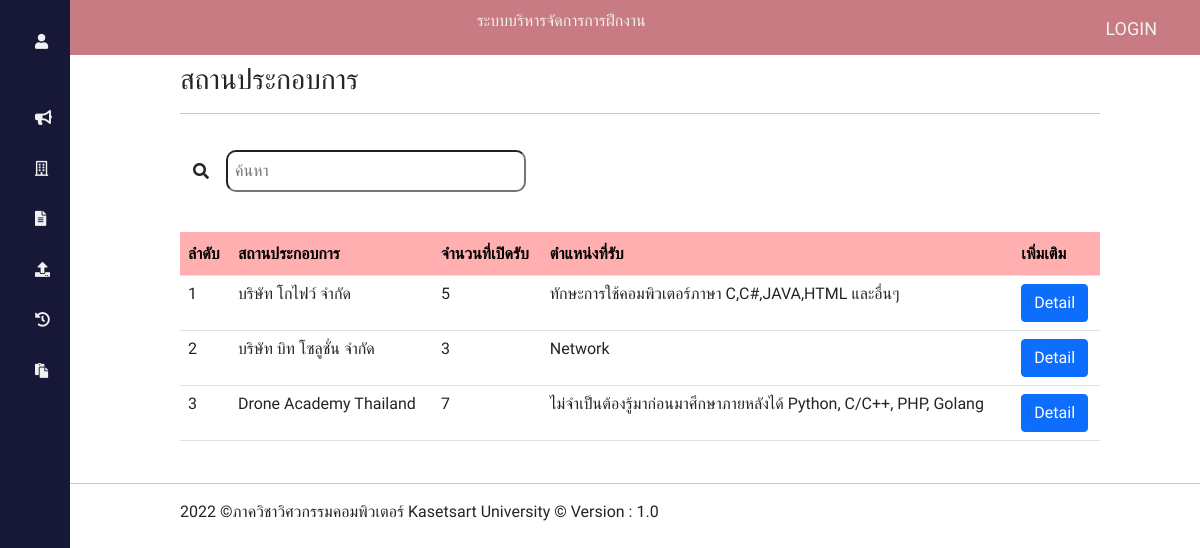
The page /?controller=company&action=index on the database its author committed.
### tables this page shows
CREATE TABLE `company` (
  `ID` int(3) NOT NULL,
  `name` varchar(30) NOT NULL,
  `address` varchar(100) NOT NULL,
  `type` varchar(30) NOT NULL,
  `phoneNumber` varchar(10) NOT NULL,
  `faxNumber` varchar(10) NOT NULL,
  `department` enum('มี','ไม่มี') NOT NULL,
  `payPerDay` int(3) DEFAULT 0,
  `agentName` varchar(50) NOT NULL,
  `agentPosition` varchar(50) NOT NULL,
  `HR_Name` varchar(50) NOT NULL,
  `HR_Position` varchar(50) NOT NULL,
  `HR_PhoneNamber` varchar(10) NOT NULL,
  `requestPosition` varchar(100) NOT NULL,
  `jobDescription` varchar(200) NOT NULL,
  `amountPerson` int(2) NOT NULL,
  `requiredSkill` varchar(200) NOT NULL,
  `startDate` date NOT NULL,
  `endDate` date NOT NULL
);

### controllers/company_controller.php (called while the page is built, shortened)
<?php
     class CompanyController{
        public function index(){
            $company_list=Company::getAll();
            require_once("./view/company/index_company.php");
        }
    }
?>

### index.php (called while the page is built, shortened)
<?php  require_once("routes.php") ?>

### models/companyModel.php (called while the page is built, shortened)
<?php
    class Company{
        public function __construct(
            $id,
            $name,
            $address,
            $type,
            $phoneNumber,
            $faxNumber,
            $department,
            $payPerDay,
            $agentName,
            $agentPosition,
            $HR_Name,
            $HR_Position,
            $HR_PhoneNamber,
            $requestPosition,
            $jobDescription,
            $amountPerson,
            $requiredSkill,
            $startDate,
            $endDate)
            {
            $this->id=$id;
            $this->name=$name;
            $this->amountPerson=$amountPerson;
            $this->requiredSkill=$requiredSkill;
        }
        public static function getAll(){
            $companyList=[];
            require("connection_connect.php");
            $sql="SELECT * FROM company";
            $result=$conn->query($sql);
            while($my_row = $result->fetch_assoc()){
                $id=$my_row["ID"];
                $name=$my_row["name"];
                $address=$my_row["address"];
                $type=$my_row["type"];
                $phoneNumber=$my_row["phoneNumber"];
                $faxNumber=$my_row["faxNumber"];
                $department=$my_row["department"];
                $payPerDay=$my_row["payPerDay"];
                $agentName=$my_row["agentName"];
                $agentPosition=$my_row["agentPosition"];
                $HR_Name=$my_row["HR_Name"];
                $HR_Position=$my_row["HR_Position"];
                $HR_PhoneNamber=$my_row["HR_PhoneNamber"];
                $requestPosition=$my_row["requestPosition"];
                $jobDescription=$my_row["jobDescription"];
                $amountPerson=$my_row["amountPerson"];
                $requiredSkill=$my_row["requiredSkill"];
                $startDate=$my_row["startDate"];
                $endDate=$my_row["endDate"];
                $companyList[]=new Company($id,$name,$address,$type,$phoneNumber,$faxNumber,$department,$payPerDay,$agentName,$agentPosition,$HR_Name,$HR_Position,$HR_PhoneNamber,
                $requestPosition,$jobDescription,$amountPerson,$requiredSkill,$startDate,$endDate);
            }
            return $companyList;
        }
    }
?>

### view/company/index_company.php (the view, shortened to what this page needs)
<?php require_once("menuTop.php") ?>
<body>
  <div>
    <h3>สถานประกอบการ</h3>
    <hr style="width:100%;text-align:left;margin-left:0;">
    <div class="search-box">
      <div>
        <div class="search">
          <button class="btn" type="submit" name="action" value=""><i class="fas fa-search"></i></button>
          <input type="text" name="key" placeholder="ค้นหา" />
        </div>
      </div>
    </div>
    <table class="table" id="table-header">
      <tr>
        <th>ลำดับ</th>
        <th>สถานประกอบการ</th>
        <th>จำนวนที่เปิดรับ</th>
        <th>ตำแหน่งที่รับ</th>
        <th>เพิ่มเติม</th>
      </tr>
      <?php
      foreach ($company_list as $key =>$company) {
        $key++;
        echo "<tr>
            <td>$key</td>
            <td>$company->name</td>
            <td>$company->amountPerson</td>
            <td>$company->requiredSkill</td>"; ?>
        <td><a class="btn btn-primary" href='?controller=company&action=viewCompany&<?php echo "ID=$company->id"; ?>'>Detail</a></td>
      <?php
        echo "</tr>";
      }
      ?>
    </table>
  </div>
</body>
<?php require_once("menuDown.php") ?>

### menuTop.php (style rules this page uses)
body { font-family:'Prompt', sans-serif; margin:0; background-color: rgb(240, 240, 240); }

### view/company/index_company.php (style rules this page uses)
.search { padding: 20px 0px 40px 0px; }
.search input { border-radius: 10px; width: 300px; padding: 7px; }
#table-header { padding-top: 20px; border-collapse: collapse; width: 100%; }
#table-header tr th { padding-top: 12px; padding-bottom: 12px; text-align: left; background-color: #FFAFB0; color: #000; }

### rows shown on the page
company: name "บริษัท โกไฟว์ จำกัด", amountPerson "5", requiredSkill "ทักษะการใช้คอมพิวเตอร์ภาษา C,C#,JAVA,HTML และอื่นๆ"
company: name "บริษัท บิท โซลูชั่น จำกัด", amountPerson "3", requiredSkill "Network"
company: name "Drone Academy Thailand", amountPerson "7", requiredSkill "ไม่จำเป็นต้องรู้มาก่อนมาศึกษาภายหลังได้ Python, C/C++, PHP, Golang"
